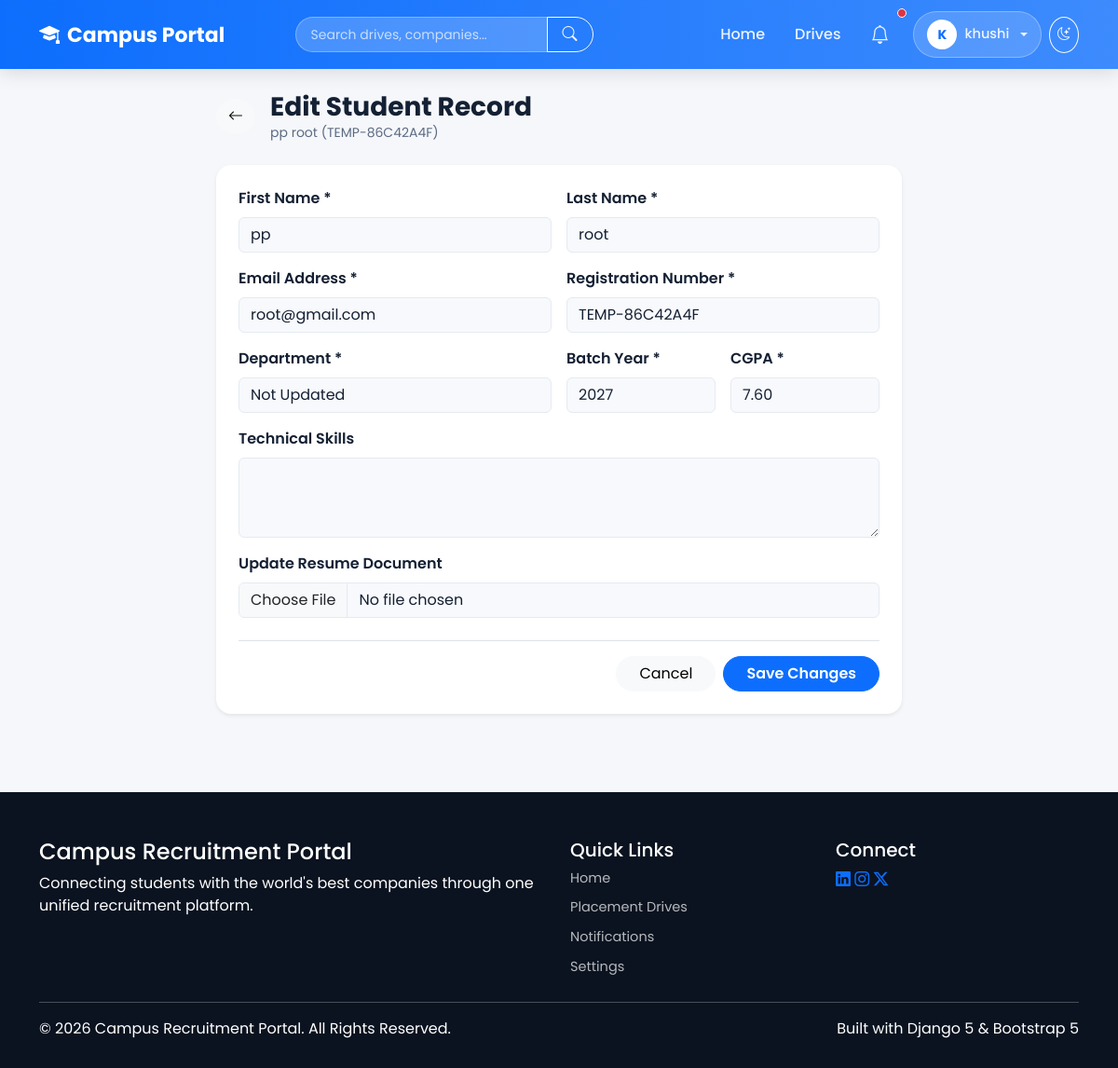
Screenshot of /placement/students/1/edit/ (signed in) with the database file from the repository.
### accounts/models.py (models this page shows, shortened)
class CustomUser(AbstractUser):
    ROLE_CHOICES = [
        ("student", "Student"),
        ("recruiter", "Recruiter"),
        ("placement_officer", "Placement Officer"),
    ]
    email = models.EmailField(unique=True)
    phone_number = models.CharField(
        max_length=15,
        blank=True
    )
    role = models.CharField(
        max_length=25,
        choices=ROLE_CHOICES,
        default="student",
    )
    objects = CustomUserManager()
    USERNAME_FIELD = "email"
    REQUIRED_FIELDS = ["username"]

### students/models.py (models this page shows, shortened)
class StudentProfile(models.Model):
    user = models.OneToOneField(
        CustomUser,
        on_delete=models.CASCADE
    )
    registration_number = models.CharField(
        max_length=20,
        unique=True
    )
    resume = models.FileField(
        upload_to="resumes/",
        blank=True,
        null=True
    )
    department = models.CharField(max_length=100)
    batch = models.IntegerField()
    cgpa = models.DecimalField(
        max_digits=4,
        decimal_places=2
    )
    skills = models.TextField(blank=True, help_text="Comma separated skills")
    projects = models.TextField(blank=True)
    certifications = models.TextField(blank=True)
    bio = models.TextField(blank=True)

### placement/views.py (the view)
# urls.py: path("students/<int:student_id>/edit/", views.edit_student, name="placement_edit_student"),
@login_required
def edit_student(request, student_id):
    student = get_object_or_404(StudentProfile, id=student_id)
    user = student.user
    if request.method == "POST":
        form = StudentEditForm(request.POST, request.FILES, instance=student)
        if form.is_valid():
            user.first_name = form.cleaned_data["first_name"]
            user.last_name = form.cleaned_data["last_name"]
            user.email = form.cleaned_data["email"]
            user.save()
            form.save()
            messages.success(request, f"Student profile for {user.get_full_name()} updated successfully.")
            return redirect("placement_manage_students")
    else:
        form = StudentEditForm(
            instance=student,
            initial={
                "first_name": user.first_name,
                "last_name": user.last_name,
                "email": user.email,
            }
        )
    return render(request, "placement/edit_student.html", {"form": form, "student": student})

### placement/forms.py
class StudentEditForm(forms.ModelForm):
    first_name = forms.CharField(max_length=50, widget=forms.TextInput(attrs={"class": "form-control"}))
    last_name = forms.CharField(max_length=50, widget=forms.TextInput(attrs={"class": "form-control"}))
    email = forms.EmailField(widget=forms.EmailInput(attrs={"class": "form-control"}))
    class Meta:
        model = StudentProfile
        fields = ["registration_number", "department", "batch", "cgpa", "skills", "resume"]
        widgets = {
            "registration_number": forms.TextInput(attrs={"class": "form-control"}),
            "department": forms.TextInput(attrs={"class": "form-control"}),
            "batch": forms.NumberInput(attrs={"class": "form-control"}),
            "cgpa": forms.NumberInput(attrs={"class": "form-control", "step": "0.01"}),
            "skills": forms.Textarea(attrs={"class": "form-control", "rows": 3}),
            "resume": forms.FileInput(attrs={"class": "form-control"}),
        }

### templates/placement/edit_student.html (shortened to what this page needs)
{% extends "base.html" %}
{% block content %}
<div class="container py-4">
    <div class="row justify-content-center">
        <div class="col-lg-8">
            <div class="d-flex align-items-center mb-4">
                <a href="{% url 'placement_manage_students' %}" class="btn btn-light rounded-circle me-3">
                    <i class="bi bi-arrow-left"></i>
                </a>
                <div>
                    <h3 class="fw-bold mb-0">Edit Student Record</h3>
                    <p class="text-muted small mb-0">{{ student.user.get_full_name }} ({{ student.registration_number }})</p>
                </div>
            </div>
            <div class="card border-0 shadow-sm rounded-4 p-4 bg-white">
                <form method="POST" enctype="multipart/form-data">
                    <div class="row g-3">
                        <div class="col-md-6">
                            <label class="form-label fw-semibold">First Name *</label>
                            {{ form.first_name }}
                        </div>
                        <div class="col-md-6">
                            <label class="form-label fw-semibold">Last Name *</label>
                            {{ form.last_name }}
                        </div>
                        <div class="col-md-6">
                            <label class="form-label fw-semibold">Email Address *</label>
                            {{ form.email }}
                        </div>
                        <div class="col-md-6">
                            <label class="form-label fw-semibold">Registration Number *</label>
                            {{ form.registration_number }}
                        </div>
                        <div class="col-md-6">
                            <label class="form-label fw-semibold">Department *</label>
                            {{ form.department }}
                        </div>
                        <div class="col-md-3">
                            <label class="form-label fw-semibold">Batch Year *</label>
                            {{ form.batch }}
                        </div>
                        <div class="col-md-3">
                            <label class="form-label fw-semibold">CGPA *</label>
                            {{ form.cgpa }}
                        </div>
                        <div class="col-12">
                            <label class="form-label fw-semibold">Technical Skills</label>
                            {{ form.skills }}
                        </div>
                        <div class="col-12">
                            <label class="form-label fw-semibold">Update Resume Document</label>
                            {{ form.resume }}
                        </div>
                    </div>
                    <div class="d-flex justify-content-end gap-2 mt-4 pt-3 border-top">
                        <a href="{% url 'placement_manage_students' %}" class="btn btn-light rounded-pill px-4">Cancel</a>
                        <button type="submit" class="btn btn-primary rounded-pill px-4 fw-semibold">Save Changes</button>
                    </div>
                </form>
            </div>
        </div>
    </div>
</div>
{% endblock %}

### templates/base.html (shortened to what this page needs)
<!DOCTYPE html>
<html lang="en">
<head>
<link href="https://cdn.jsdelivr.net/npm/bootstrap@5.3.3/dist/css/bootstrap.min.css" rel="stylesheet">
<link rel="stylesheet" href="https://cdn.jsdelivr.net/npm/bootstrap-icons@1.11.3/font/bootstrap-icons.min.css">
</head>
<body>
<nav class="navbar navbar-expand-lg sticky-top">
<div class="container">
    <a class="navbar-brand" href="/"><i class="bi bi-mortarboard-fill"></i> Campus Portal</a>
    <div class="collapse navbar-collapse" id="nav">
        <form action="{% url 'global_search' %}" method="GET" class="d-flex mx-auto my-2 my-lg-0" style="max-width: 320px; width: 100%;">
            <div class="input-group">
                <input type="text" name="q" class="form-control nav-search-input" placeholder="Search drives, companies..." value="{{ request.GET.q }}">
                <button class="btn btn-outline-light rounded-end-pill px-3" type="submit"><i class="bi bi-search"></i></button>
            </div>
        </form>
        <ul class="navbar-nav ms-auto align-items-lg-center">
            <li class="nav-item">
                <a class="nav-link {% if request.resolver_match.url_name == 'home' %}active{% endif %}" href="/">Home</a>
            </li>
            <li class="nav-item">
                <a class="nav-link" href="{% url 'placement_drives' %}">Drives</a>
            </li>
            {% if user.is_authenticated %}
                <li class="nav-item me-2">
                    <a class="nav-link position-relative" href="{% url 'notifications_list' %}" title="Notifications">
                        <i class="bi bi-bell fs-5"></i>
                        {% if user.notifications.filter.is_read.count > 0 or user.notifications.count > 0 %}
                            <span class="position-absolute top-0 start-100 translate-middle p-1 bg-danger border border-light rounded-circle"></span>
                        {% endif %}
                    </a>
                </li>
                <li class="nav-item dropdown">
                    <a class="nav-link user-menu-toggle dropdown-toggle" href="#" role="button" data-bs-toggle="dropdown">
                        <span class="user-avatar-circle">{{ user.first_name|default:user.username|first|upper }}</span>
                        <span>{{ user.first_name|default:user.username }}</span>
                    </a>
                </li>
            {% endif %}
            <li class="nav-item ms-lg-2 mt-2 mt-lg-0">
                <button onclick="toggleTheme()" class="btn btn-sm btn-outline-light rounded-circle p-2" id="themeToggleBtn" title="Toggle Theme" aria-label="Toggle theme">
                    <i class="bi bi-moon-stars"></i>
                </button>
            </li>
        </ul>
    </div>
</div>
</nav>
<main>
{% block content %}
{% endblock %}
</main>
<footer>
<div class="container">
    <div class="row">
        <div class="col-md-6 mb-4 mb-md-0">
            <h4>Campus Recruitment Portal</h4>
            <p>Connecting students with the world's best companies through one unified recruitment platform.</p>
        </div>
        <div class="col-md-3 mb-4 mb-md-0">
            <h5>Quick Links</h5>
            <a href="/" class="footer-link">Home</a>
            <a href="{% url 'placement_drives' %}" class="footer-link">Placement Drives</a>
            <a href="{% url 'notifications_list' %}" class="footer-link">Notifications</a>
            <a href="{% url 'user_settings' %}" class="footer-link">Settings</a>
        </div>
        <div class="col-md-3">
            <h5>Connect</h5>
            <div>
                <a href="#" class="social-icon"><i class="bi bi-linkedin"></i></a>
                <a href="#" class="social-icon"><i class="bi bi-instagram"></i></a>
                <a href="#" class="social-icon"><i class="bi bi-twitter-x"></i></a>
            </div>
        </div>
    </div>
    <hr>
    <div class="d-flex flex-column flex-md-row justify-content-between align-items-center">
        <p class="footer-bottom mb-0">© 2026 Campus Recruitment Portal. All Rights Reserved.</p>
        <p class="footer-bottom mb-0">Built with Django 5 & Bootstrap 5</p>
    </div>
</div>
</footer>
</body>
</html>

### templates/base.html (style rules this page uses)
:root { --brand-blue: #0d6efd; --brand-blue-light: #3d8bfd; --brand-dark: #0b1320; --text-muted: #5c6b82; --bg-soft: #f5f7fb; --surface: #ffffff; --surface-2: #f8f9fc; --border-color: #e5eaf2; --text-color: #142033; --radius-lg: 20px; --radius-md: 14px; }
body { font-family: 'Poppins', sans-serif; background: var(--bg-soft); color: var(--text-color); display: flex; flex-direction: column; min-height: 100vh; transition: background-color 0.3s ease, color 0.3s ease; }
main { flex: 1; }
a { color: var(--brand-blue); }
.card, .list-group-item, .table, .form-control, .form-select, .alert { border-color: var(--border-color); }
.card { background: var(--surface); color: var(--text-color); border: 1px solid var(--border-color); border-radius: var(--radius-lg); box-shadow: 0 10px 30px rgba(0, 0, 0, 0.06); }
.form-control, .form-select, .form-control:focus, .form-select:focus { background: var(--surface-2); color: var(--text-color); border-color: var(--border-color); }
.text-muted { color: var(--text-muted) !important; }
.navbar { background: linear-gradient(90deg, var(--brand-blue), var(--brand-blue-light)); box-shadow: 0 4px 20px rgba(0, 0, 0, .12); padding: 12px 0; }
.navbar-brand { font-size: 22px; font-weight: 700; color: #fff !important; display: flex; align-items: center; gap: 8px; }
.nav-link { color: rgba(255, 255, 255, .9) !important; font-weight: 500; margin-left: 4px; padding: 8px 14px !important; border-radius: 30px; transition: .25s; }
.nav-search-input { background: rgba(255, 255, 255, 0.2); border: 1px solid rgba(255, 255, 255, 0.3); color: #fff; border-radius: 30px; padding: 6px 16px; font-size: 14px; }
.nav-search-input::placeholder { color: rgba(255, 255, 255, 0.7); }
.user-menu-toggle { display: flex; align-items: center; gap: 8px; background: rgba(255, 255, 255, .15); border: 1px solid rgba(255, 255, 255, .3); color: #fff; border-radius: 30px; padding: 5px 14px 5px 5px; font-weight: 500; font-size: 14.5px; }
.user-avatar-circle { width: 32px; height: 32px; border-radius: 50%; background: #fff; color: var(--brand-blue); font-weight: 700; display: flex; align-items: center; justify-content: center; font-size: 14px; }
footer { background: var(--brand-dark); color: #fff; padding: 50px 0 30px; margin-top: 60px; }
footer .footer-link { color: rgba(255, 255, 255, .7); text-decoration: none; display: block; margin-bottom: 10px; font-size: 14.5px; transition: .2s; }

### rows the page displays
CustomUser: first_name|first "K", first_name "khushi"
StudentProfile: user.get_full_name "pp root", registration_number "TEMP-86C42A4F", department "Not Updated", batch "2027", cgpa "7.60"
CustomUser: first_name "pp", last_name "root", email "root@gmail.com"
